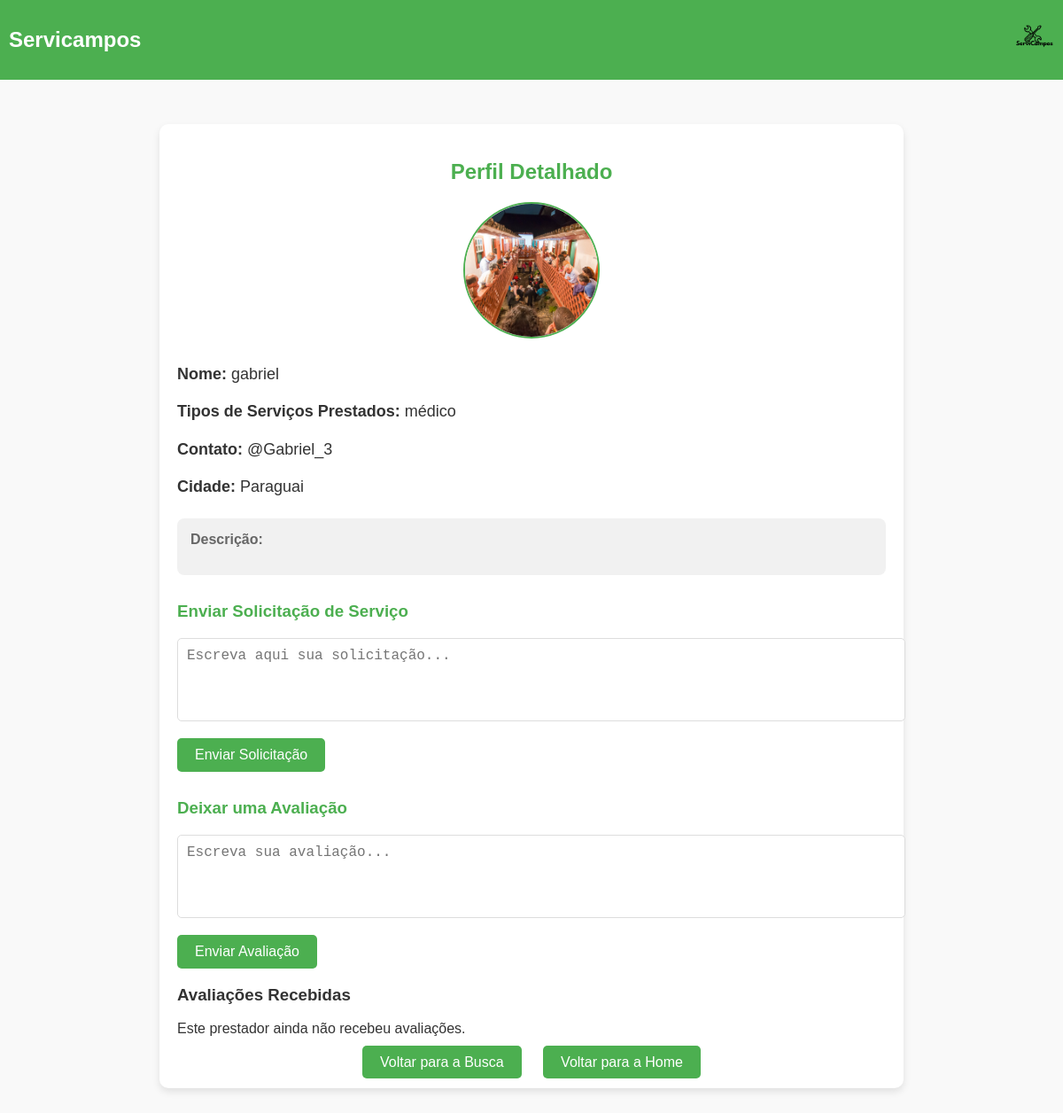
The app's page /usuarios/perfil/2/ with its own data.
### usuarios/models.py (models this page shows, shortened)
class Perfil(models.Model):
    user = models.OneToOneField(User, on_delete=models.CASCADE)
    cidade = models.CharField(max_length=100)
    funcao = models.CharField(max_length=100)
    contato = models.CharField(max_length=100)
    foto = models.ImageField(upload_to='fotos_perfil/', default='fotos_perfil/default.png')
    descricao = models.TextField(max_length=500, blank=True)

### usuarios/views.py (the view)
# urls.py: path('perfil/<int:perfil_id>/', views.perfil_detalhado, name='perfil_detalhado'),  # Rota para perfil detalhado
def perfil_detalhado(request, perfil_id):
    perfil = get_object_or_404(Perfil, id=perfil_id)  # Busca o perfil pelo ID ou retorna 404
    avaliacoes_recebidas = Avaliacao.objects.filter(prestador=perfil.user).order_by('-data_avaliacao')
    if request.method == 'POST':
        form = SolicitacaoServicoForm(request.POST)
        if form.is_valid():
            solicitacao = form.save(commit=False)
            solicitacao.cliente = request.user
            solicitacao.prestador = perfil.user
            solicitacao.save()
            return redirect('perfil_detalhado', perfil_id=perfil.id)
    else:
        form = SolicitacaoServicoForm()
    notas = avaliacoes_recebidas.values_list('nota', flat=True)
    return render(request, 'usuarios/perfil_detalhado.html', {
        'perfil': perfil,
        'form': form,
        'notas': notas,  # Passa as notas para o template
    })

### usuarios/forms.py
class SolicitacaoServicoForm(forms.ModelForm):
    class Meta:
        model = SolicitacaoServico
        fields = ['mensagem']
        labels = {
            'mensagem': 'Mensagem para o prestador de serviço',
        }
        widgets = {
            'mensagem': forms.Textarea(attrs={
                'class': 'form-control',
                'placeholder': 'Escreva sua solicitação para o prestador de serviço',
                'rows': 4,
                'style': 'resize: none;',
            }),
        }

### usuarios/templates/usuarios/perfil_detalhado.html (shortened to what this page needs)
{% load static %}
<!DOCTYPE html>
<html lang="en">
<head>
</head>
<body>
    <header>
        <h1>Servicampos</h1>
        <img src="logo.png" alt="Logo do Servicampos">
    </header>
    <main>
        <h2>Perfil Detalhado</h2>
        <div class="profile-image">
            <img src="{{ perfil.foto.url }}" alt="Foto de Perfil">
        </div>
        <div class="profile-details">
            <p><strong>Nome:</strong> {{ perfil.user.username }}</p>
            <p><strong>Tipos de Serviços Prestados:</strong> {{ perfil.funcao }}</p>
            <p><strong>Contato:</strong> {{ perfil.contato }}</p>
            <p><strong>Cidade:</strong> {{ perfil.cidade }}</p>
        </div>
        <div class="profile-description">
            <strong>Descrição:</strong>
        </div>
        <div class="form-section">
            <h3>Enviar Solicitação de Serviço</h3>
            <form method="POST" action="{% url 'enviar_solicitacao' perfil.id %}">
                <textarea name="mensagem" rows="4" placeholder="Escreva aqui sua solicitação..." required></textarea>
                <button type="submit">Enviar Solicitação</button>
            </form>
        </div>
        <div class="form-section">
            <h3>Deixar uma Avaliação</h3>
            <form method="POST" action="{% url 'deixar_avaliacao' perfil.id %}">
                <textarea name="avaliacao" rows="4" placeholder="Escreva sua avaliação..." required></textarea>
                <button type="submit">Enviar Avaliação</button>
            </form>
        </div>
        <div class="avaliacoes-recebidas">
            <h3>Avaliações Recebidas</h3>
            {% if notas %}
                <ul>
                    {% for nota in notas %}
                        <li>Nota: {{ nota }}</li>
                    {% endfor %}
                </ul>
            {% else %}
                <p>Este prestador ainda não recebeu avaliações.</p>
            {% endif %}
        </div>
        <div class="actions">
            <a href="{% url 'buscar_usuarios' %}">Voltar para a Busca</a>
            <a href="{% url 'usuarios_home' %}">Voltar para a Home</a>
        </div>
    </main>
</body>
</html>

### usuarios/templates/usuarios/perfil_detalhado.html (style rules this page uses)
body { font-family: Arial, sans-serif; margin: 0; padding: 0; background-color: #f9f9f9; color: #333; }
header { background-color: #4CAF50; color: white; padding: 20px 10px; display: flex; align-items: center; justify-content: space-between; }
header h1 { margin: 0; font-size: 24px; }
header img { height: 50px; }
main { padding: 20px; max-width: 800px; margin: 50px auto; background-color: white; border-radius: 10px; box-shadow: 0 4px 8px rgba(0, 0, 0, 0.1); }
h2 { text-align: center; color: #4CAF50; }
.profile-image { text-align: center; margin-bottom: 20px; }
.profile-image img { width: 150px; height: 150px; border-radius: 50%; object-fit: cover; border: 2px solid #4CAF50; }
.profile-details { margin-top: 20px; line-height: 1.8; }
.profile-details p { margin: 10px 0; font-size: 18px; }
.profile-details strong { color: #333; }
.profile-description { margin-top: 20px; font-size: 16px; color: #666; background-color: #f1f1f1; padding: 15px; border-radius: 8px; }
.form-section { margin-top: 30px; }
.form-section h3 { color: #4CAF50; }
.form-section form textarea { width: 100%; padding: 10px; font-size: 16px; border: 1px solid #ddd; border-radius: 5px; resize: none; margin-bottom: 15px; }
.form-section form button { padding: 10px 20px; background-color: #4CAF50; color: white; border: none; border-radius: 5px; font-size: 16px; cursor: pointer; }
.actions { text-align: center; margin-top: 20px; }
.actions a { padding: 10px 20px; margin: 0 10px; background-color: #4CAF50; color: white; text-decoration: none; border-radius: 5px; font-size: 16px; }

### records on screen
Perfil: foto (picture), user.username "gabriel", funcao "médico", contato "@Gabriel_3", cidade "Paraguai"
